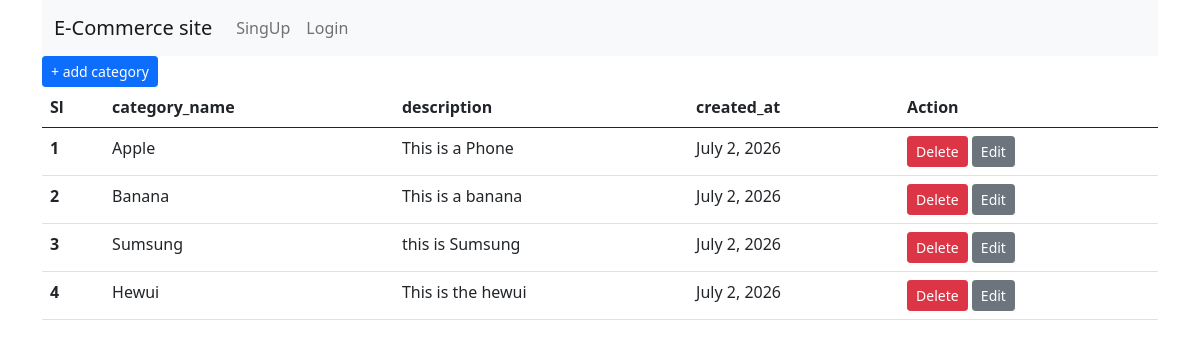
Before: /categoty_product/ with the older database file.
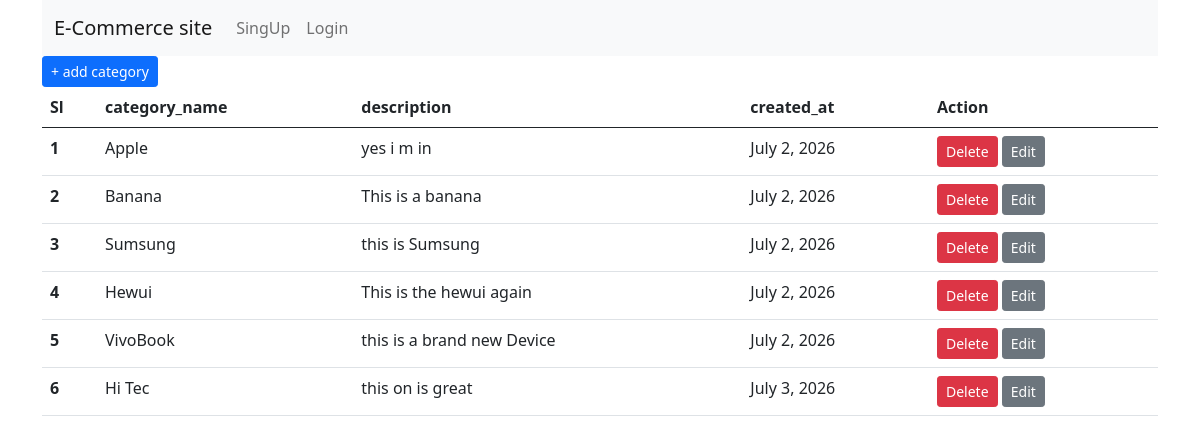
After: the same page with the newer database file.
### productmanager/models.py (models this page shows, shortened)
class CategoryModel(models.Model):
    category_name=models.CharField(max_length=100,null=True)
    description=models.TextField(max_length=200,null=True)
    created_at= models.DateField(auto_now_add=True)

### productmanager/views.py (the view)
# urls.py: path('categoty_product/', categoty_product, name='categoty_product'),
def categoty_product(req):
    cate_data = CategoryModel.objects.all()
    context={
        'cate_dic':cate_data
    }
    return render(req,'category_product.html',context)

### templates/category_product.html
{% extends 'master/base.html' %}
{% block content %}
<a href="{% url 'add_category' %}" class="btn btn-primary btn-sm">+ add category</a>
    <table class="table">
  <thead>
    <tr>
      <th scope="col">Sl</th>
      <th scope="col">category_name</th>
      <th scope="col">description</th>
      <th scope="col">created_at</th>
      <th>Action</th>
    </tr>
  </thead>
  <tbody>
    <tr>
{% for i in cate_dic %}
    <th scope="row">{{forloop.counter}}</th>
     <td>{{i.category_name}}</td>
      <td>{{i.description}}</td>
       <td>{{i.created_at}}</td>
       <td>
      <a href="{% url 'delete' i.id %}" class="btn btn-danger btn-sm">Delete</a>
      <a href="{% url 'edit' i.id %}" class="btn btn-secondary btn-sm">Edit</a>
       </td>
    </tr>
{% endfor %}
  </tbody>
</table>
{% endblock content %}

Changed rows visible on the page:
changed CategoryModel "Apple": description "This is a Phone" → "yes i m in"
changed CategoryModel "Hewui": description "This is the hewui" → "This is the hewui again"
added CategoryModel: category_name "VivoBook", description "this is a brand new Device", created_at "July 2, 2026"
added CategoryModel: category_name "Hi Tec", description "this on is great", created_at "July 3, 2026"
